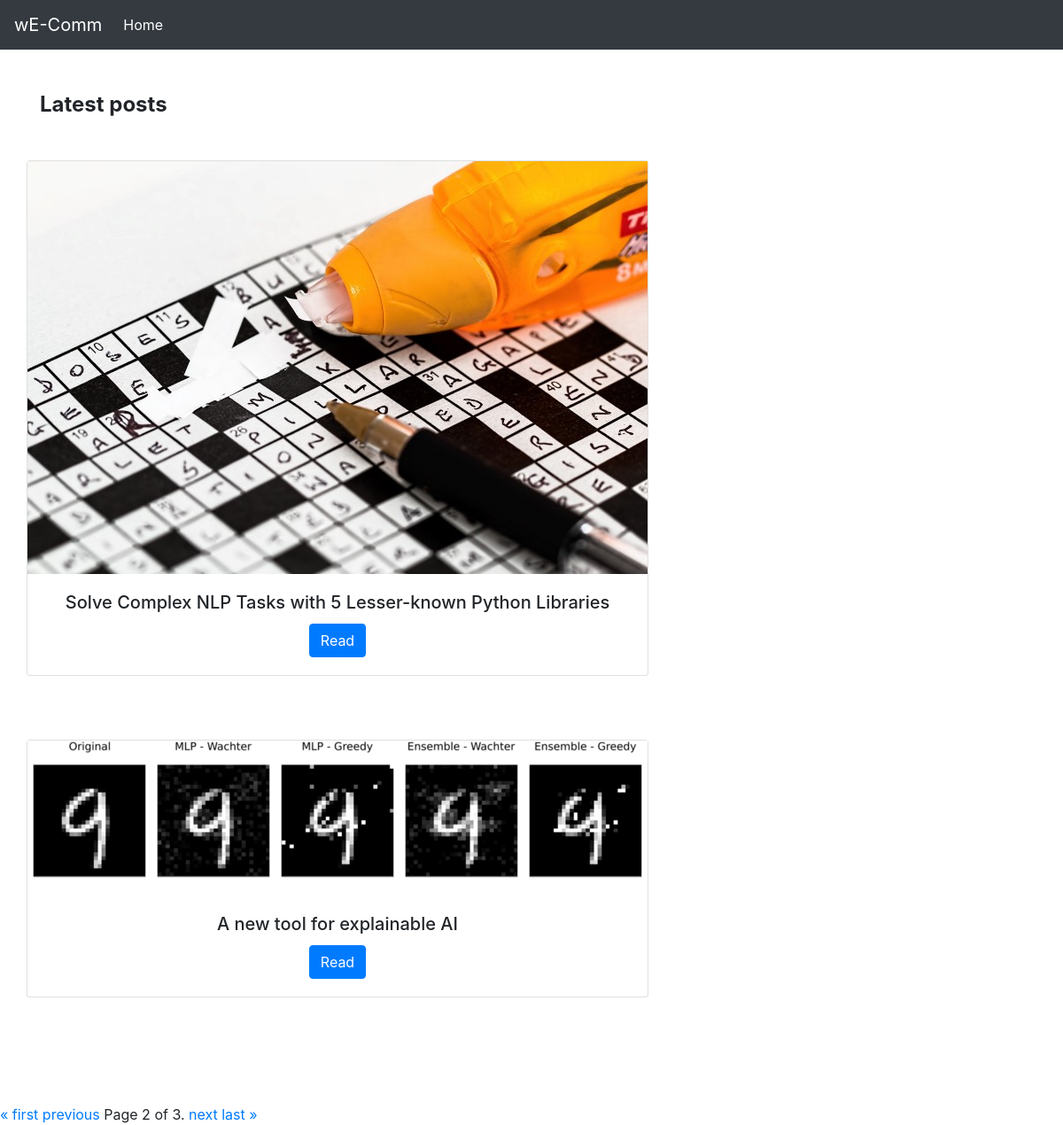
Screenshot of /blog/?page=2 with the database file from the repository.
### blog/models.py (models this page shows, shortened)
class BlogContent(models.Model):
    title = models.CharField(max_length=100, default = "")
    timestamp = models.DateField(auto_now_add=True)
    head1 = models.CharField(max_length=100, default="")
    body1 = models.CharField(max_length=500, default="")
    head2 = models.CharField(max_length=100, default="")
    body2 = models.CharField(max_length=500, default="")
    head3 = models.CharField(max_length=100, default="")
    body3 = models.CharField(max_length=500, default="")
    image = models.ImageField(upload_to="blog/images", default="")

### blog/views.py (the view)
# urls.py: path('', views.index),
def index(request):
    blogs = BlogContent.objects.all()
    paginator = Paginator(blogs, 2) # Show 25 contacts per page.
    page_number = request.GET.get('page')
    page_obj = paginator.get_page(page_number)
    context = {
        'page_obj' : page_obj
    }
    return render(request,'blog/index.html', context)

### blog/templates/blog/index.html (shortened to what this page needs)
{%extends 'blog/basic.html'%}
{% block body %}
<main class="my-5">
    <div class="container">
        <h4 class="mb-5"><strong>Latest posts</strong></h4>
        {%for i in page_obj%}
        <section class="text-center">
            <div class="row">
                <div class="card">
                    <div class="bg-image hover-overlay ripple" data-mdb-ripple-color="light">
                        <img src='/media/{{i.image}}' class="img-fluid" />
                    </div>
                    <div class="card-body">
                        <h5 class="card-title">{{i.title}}</h5>
                        <a href="/blog/blogView/{{i.id}}" class="btn btn-primary">Read</a>
                    </div>
                </div>
            </div>
            <br>
            <br>
            <br>
        </section>
        {% endfor %}
    </div>
</main>
<section class="text-center">
    <div class="pagination">
        <span class="step-links">
            {% if page_obj.has_previous %}
            <a href="?page=1">&laquo; first</a>
            <a href="?page={{ page_obj.previous_page_number }}">previous</a>
            {% endif %}
            <span class="current">
                Page {{ page_obj.number }} of {{ page_obj.paginator.num_pages }}.
            </span>
            {% if page_obj.has_next %}
            <a href="?page={{ page_obj.next_page_number }}">next</a>
            <a href="?page={{ page_obj.paginator.num_pages }}">last &raquo;</a>
            {% endif %}
        </span>
    </div>
</section>
{% endblock %}

### rows the page displays
BlogContent: image (picture), title "Solve Complex NLP Tasks with 5 Lesser-known Python Libraries"
BlogContent: image (picture), title "A new tool for explainable AI"

### other values shown
{{ page_obj.number }} "2"
{{ page_obj.paginator.num_pages }} "3"
